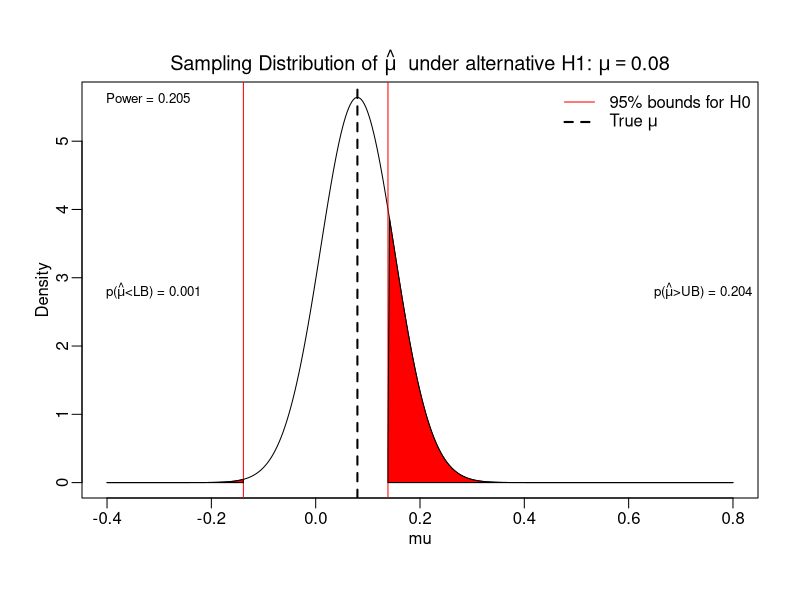
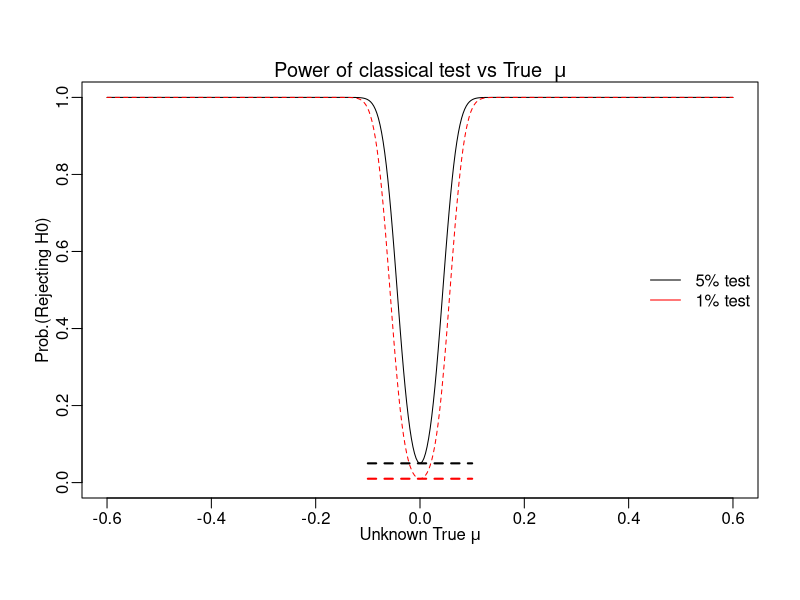
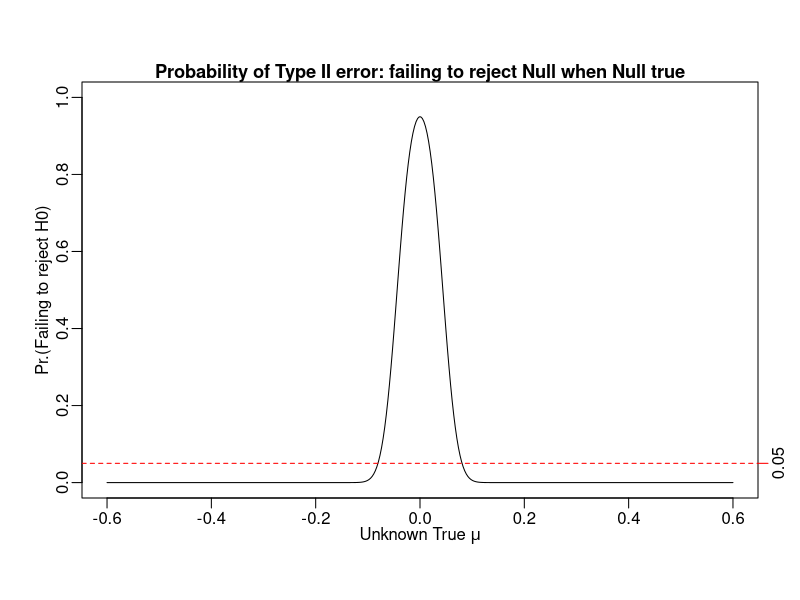

The R script that drew these images, in order: (Note: this script raises an error after producing the figures.)
#
#	COMPUTING POWER OF THE TEST, TYPE I and TYPE II ERRORS
#

###############################################################
#  Estimation, property of the sample statistic under the null
#

sig <-  1 
TT  <- 200 
mu0 <-  0 
lb5 <- mu0 - 1.96 *sig/sqrt(TT)	# 5% bounds used to accept/reject under H0
ub5 <- mu0 + 1.96 *sig/sqrt(TT) 
c(lb5,ub5)				# Rejection bounds at 5%

##############################################################
#
# What is the distribution of muhat given the true mu?
# Null H0: 			mu = 0,   
# Alternative H1: 	mu takes other values
# Need to pick one alternative value: trumu 
# Under H1: 			muhat ~ N(trumu, sig/sqrt(T))
# Plot the distribution of muhat under the alternative mu=trumu

par(mgp=c(1.5,0.5,0))
trumu    <- 0.08					# Alternative values, mu1 = 0 is H0
muvals   <-seq(-0.4,0.8,len=400)		# values to draw density
denmuhat <-dnorm(muvals,trumu,sig/sqrt(TT))	# Compute density

plot(muvals,denmuhat,type="l",ylab="Density",xlab="mu")
abline(v=c(lb5,ub5),col="red")
abline(v=trumu,lty=2,lwd=2)
legend("topright",c("95% bounds for H0",expression(paste("True ",mu))),lty=c(1,2),lwd=c(1,2),col=c("red","black"),bty="n")
title(bquote(paste("Sampling Distribution of ",hat(mu),"  under alternative H1: ",mu == .(trumu))), line=1)

# Where is the area of "rejection"
# Shade the areas of rejection 
# ... when muhat is less than lb or more than ub

# If muhat > upper bound under H0
xcoord<-c(ub5,ub5,muvals[muvals > ub5],max(muvals))    
ycoord<-c(0,dnorm(ub5),dnorm(muvals[muvals > ub5],trumu,sig/sqrt(TT)),0)
polygon(xcoord,ycoord,col="red")

# If muhat < lower bound under HO
xcoord<-c(muvals[1],muvals[muvals< lb5],lb5,lb5)
ycoord<-c(0,dnorm(c(muvals[muvals<lb5],lb5),trumu,sig/sqrt(TT)),0)
polygon(xcoord,ycoord,col="red")

# Compute the power !

leftpower <-  pnorm(lb5,trumu,sig/sqrt(TT))	# Prob(muhat < lb | mu=mu1)
rightpower<- 1-pnorm(ub5,trumu,sig/sqrt(TT))	# Prob(muhat > ub | mu=m1)
power<-  leftpower + rightpower

round(rbind(leftpower,rightpower,power),4)

legend("left",legend= bquote(paste("p(",hat(mu),"<LB) = ",.(round(leftpower,3)))),
bty="n",cex=0.8)
legend("right",legend=bquote(paste("p(",hat(mu),">UB) = ",.(round(rightpower,3)))),
bty="n",cex=0.8)

legend("topleft",legend=bquote(paste("Power = ",.(round(power,3)))),bty="n",col="red",cex=0.8)

###########################################################
#
# Now consider the entire alternative space for the "True" mu
# We can compute the power for every possible value of mu
# Plot the POWER (curve) of the test vs mu


sig <-  1 
mu0 <-  0 
mualt<-seq(-0.6*sig,0.6*sig,length=400)	# Possible alternative values of mu

# Compute Bounds for a 5% and a 1% test

TT<-2000
lb5 <- mu0 - 1.96 *sig/sqrt(TT)		# 5% bounds
ub5 <- mu0 + 1.96 *sig/sqrt(TT)
lb1 <- mu0 - 2.576*sig/sqrt(TT)		# 1% bounds 
ub1 <- mu0 + 2.576*sig/sqrt(TT) 

# Power: Probability of rejecting H0 when H0 is false

pow5<-pnorm(lb5,mualt,sig/sqrt(TT))+    1-pnorm(ub5,mualt,sig/sqrt(TT))
pow1<-pnorm(lb1,mualt,sig/sqrt(TT))+    1-pnorm(ub1,mualt,sig/sqrt(TT))

# What is power when mu = mu0 ?
# Prob(reject null when the null is TRUE) = Prob(Type 1 error)

par(mgp=c(1.5,0.5,0))
plot(mualt,pow5,type="l",ylim=c(0,1),xlab=expression(paste("Unknown True ",mu)),
ylab="Prob.(Rejecting H0)")
title(expression(paste("Power of classical test vs True  ",mu)),line=0.5)
lines(seq(-0.1,0.1,len=2),rep(0.05,2),lty=2,lwd=2)

lines(mualt,pow1,lty=2,col="red")			# Power for the 1% test
lines(seq(-0.1,0.1,len=2),rep(0.01,2),lty=2,col="red",lwd=2)
legend("right",legend=c("5% test","1% test"),col=c("black","red"),lwd=1,bty="n")

#
# Pick a large TT, 
#	Compare P(Type I) and P(Type II) 
#	What is your probability of failing to reject the null if wrong
#	What is your prob. of rejecting the null if true: 5%


# type II error: failing to reject the null when the null is false
#	p(type II error) = 1 - power
#   At the null, failing to reject is the right thing to do!

plot(mualt,1-pow5,type="l",ylab="Pr.(Failing to reject H0)",
xlab=expression(paste("Unknown True ",mu)),ylim=c(0,1))
title(line=0.2,"Probability of Type II error: failing to reject Null when Null true",cex.main=1.1)
abline(h=0.05,lty=2,col="red")
axis(4,at=0.05,cex=0.5,col="red")
legend("topright",legend="Prob(Type I)=0.05",lty=2,cool="red",bty="n")




